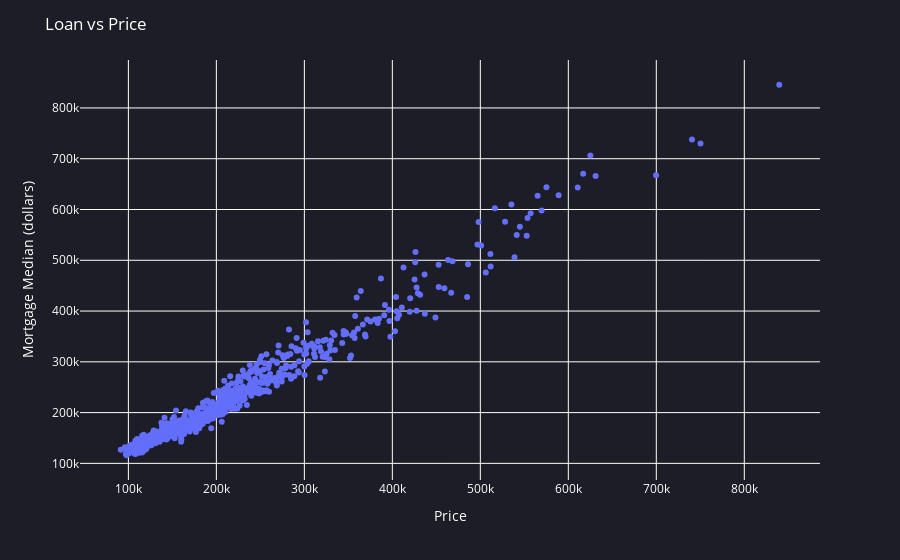

The notebook cell saved with this chart:
### Code cell
fig = px.scatter(df, x='Price', y='Mortgage Median (dollars)')
fig.update_layout(plot_bgcolor='#1c1d26',paper_bgcolor='#1c1d26',font=dict(
        color='#FFFFFF'
    ),title='Loan vs Price')
fig.show()
fig.write_html('scatter.html')

### Figure 1 — Plotly figure (JSON) as saved in the notebook; plotly's stock layout.template omitted (floating-point values rounded to 4 significant figures; data arrays with more than 128 entries replaced by an {"elided": "..."} marker saying what was removed)
{"data": [{"hovertemplate": "Price=%{x}<br>Mortgage Median (dollars)=%{y}<extra></extra>", "legendgroup": "", "marker": {"color": "#636efa", "symbol": "circle"}, "mode": "markers", "name": "", "orientation": "v", "showlegend": false, "type": "scatter", "x": {"elided": "612 float values"}, "xaxis": "x", "y": {"elided": "612 int values"}, "yaxis": "y"}], "layout": {"font": {"color": "#FFFFFF"}, "legend": {"tracegroupgap": 0}, "margin": {"t": 60}, "paper_bgcolor": "#1c1d26", "plot_bgcolor": "#1c1d26", "title": {"text": "Loan vs Price"}, "xaxis": {"anchor": "y", "domain": [0, 1], "title": {"text": "Price"}}, "yaxis": {"anchor": "x", "domain": [0, 1], "title": {"text": "Mortgage Median (dollars)"}}}}
